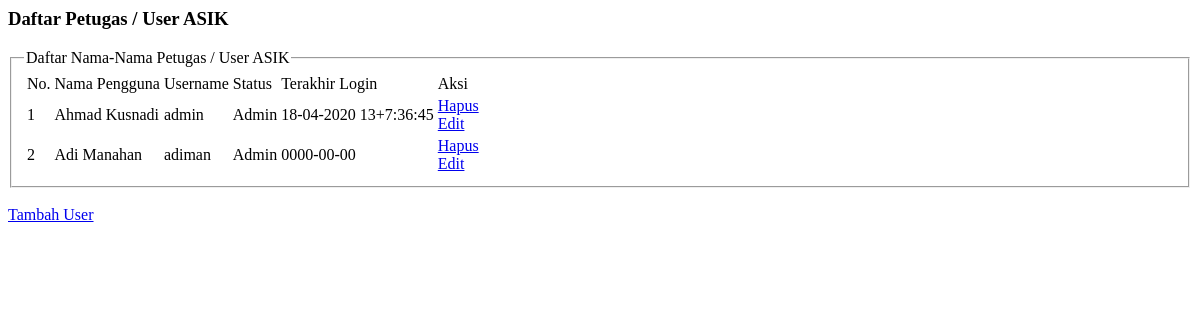
The page /superadmin/user.php on the database as committed earlier.
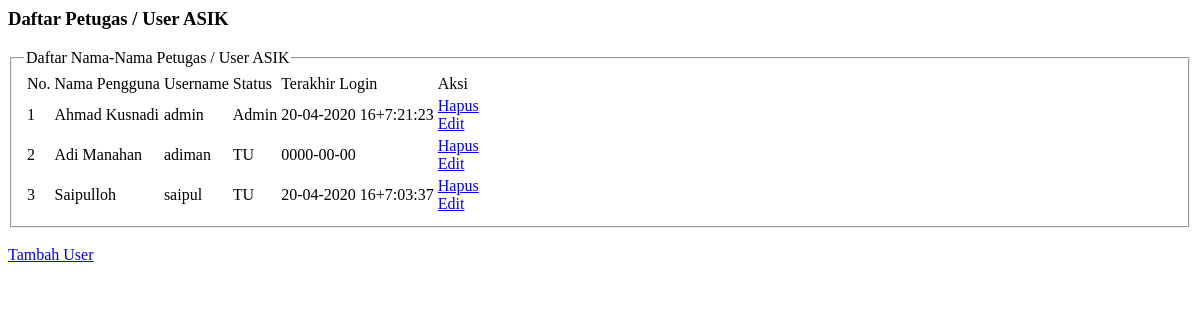
The same page on the database as committed later.
### tables this page shows
CREATE TABLE `tbl_user` (
  `id_user` int(10) NOT NULL,
  `username` varchar(100) NOT NULL,
  `pass` varchar(100) NOT NULL,
  `nama` varchar(100) NOT NULL,
  `level_user` int(1) NOT NULL,
  `log_activity` varchar(30) NOT NULL
);

### superadmin/user.php (the view, shortened to what this page needs)
<link href="../css/thickbox.css" rel="stylesheet" type="text/css" />
<h3>Daftar Petugas / User ASIK</h3>
<div class="well animasi2">
	<fieldset>
		<legend>Daftar Nama-Nama Petugas / User ASIK</legend>
		<table class="table table-striped table-hover">
			<tr>
				<td>No.</td>
				<td>Nama Pengguna</td>
				<td>Username</td>
				<td>Status</td>
				<td>Terakhir Login</td>
				<td>Aksi</td>
			</tr>
			<?php
			include('../config.php');
			$q = $mysqli->query("select * from tbl_user");
			$n = 1;
			while ($r = $q->fetch_array(MYSQLI_ASSOC)) {
				$state = "0";
				if ($r["level_user"] == 0) {
					$state = "Admin";
				} elseif ($r["level_user"] == 1) {
					$state = "TU";
				} else {
					$state = "Warning";
				}
				echo '<tr class="content"><td>' . $n . '</td><td>' . $r["nama"] . '</td><td>' . $r["username"] . '</td><td>' . $state . '</td><td>' . $r["log_activity"] . '</td>
	<td><a href="#" class="delbutton" id="' . $r['id_user'] . '" href="#" ><div id="box-link">Hapus</div></a><a href="index.php?page=edit-petugas&id_user=10" ><div id="box-link">Edit</div></a></td>
	</tr>';
				$n++;
			}
			?>
		</table>
	</fieldset>
</div>
<a href="index.php?page=tambah-user" class="btn btn-primary">Tambah User</a>

Rows that differ between the two databases and show on the page:
changed tbl_user "Ahmad Kusnadi": log_activity "18-04-2020 13+7:36:45" → "20-04-2020 16+7:21:23"
changed tbl_user "Adi Manahan": level_user "Admin" → "TU"
added tbl_user: nama "Saipulloh", username "saipul", level_user "TU", log_activity "20-04-2020 16+7:03:37"
